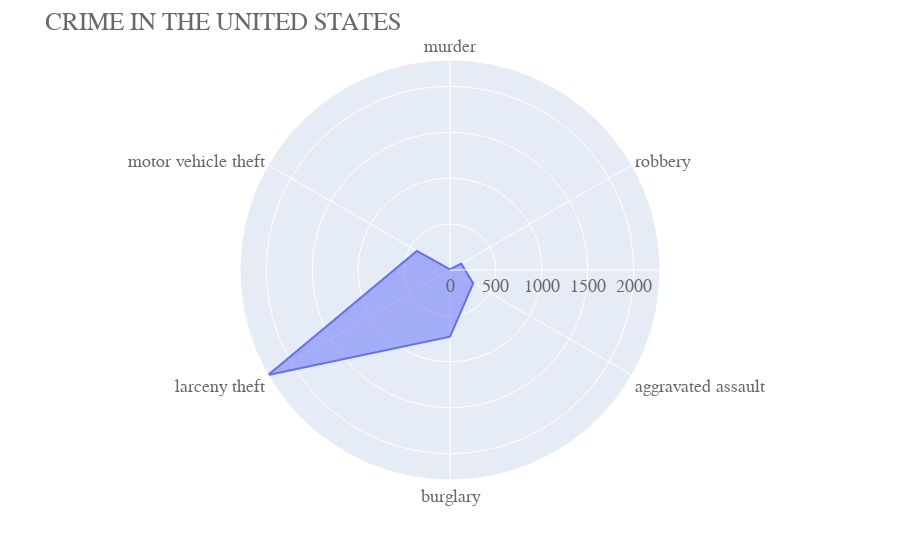

Notebook cell for this chart:
### Code cell
fig = px.line_polar(
                    r=df5.loc[0].values,
                    theta=df5.columns,

                    line_close=True)

fig.update_traces(fill='toself')
fig.update_layout(
    title="CRIME IN THE UNITED STATES\n\n",
    font=dict(
        family="Courier New, monospace",
        size=18,
        color="dimgray"
    )
)
fig.show()

### Figure 1 — Plotly figure (JSON) as saved in the notebook; plotly's stock layout.template omitted (floating-point values rounded to 4 significant figures)
{"data": [{"fill": "toself", "hovertemplate": "r=%{r}<br>theta=%{theta}<extra></extra>", "legendgroup": "", "line": {"color": "#636efa", "dash": "solid"}, "mode": "lines", "name": "", "r": [5.6, 140.7, 291.1, 726.7, 2286.0, 416.7, 5.6], "showlegend": false, "subplot": "polar", "theta": ["murder", "robbery", "aggravated assault", "burglary", "larceny theft", "motor vehicle theft", "murder"], "type": "scatterpolar"}], "layout": {"font": {"color": "dimgray", "family": "Courier New, monospace", "size": 18}, "legend": {"tracegroupgap": 0}, "margin": {"t": 60}, "polar": {"angularaxis": {"direction": "clockwise", "rotation": 90}, "domain": {"x": [0, 1], "y": [0, 1]}}, "title": {"text": "CRIME IN THE UNITED STATES\n\n"}}}
